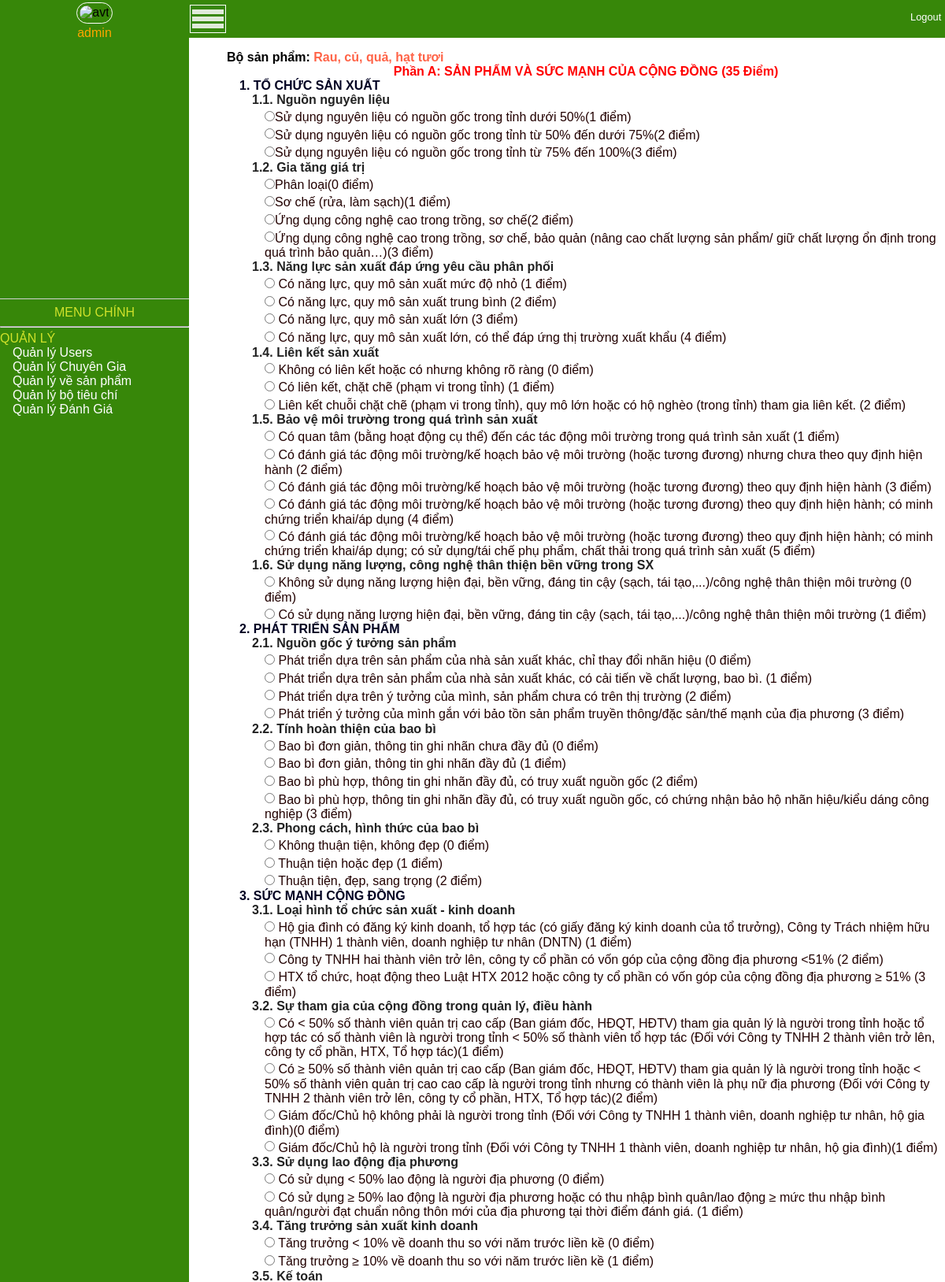
The app's page /index.php?url=Admin/ChiTietTieuChi/1 (signed in, upper part) with its own data.
### tables this page shows
CREATE TABLE `tb_bo_tieu_chi` (
  `id` int NOT NULL,
  `id_phan` int NOT NULL,
  `phan` text NOT NULL,
  `id_nhom_tc` int NOT NULL,
  `nhom_tc` text NOT NULL,
  `id_tieu_chi` int NOT NULL,
  `tieu_chi` text NOT NULL,
  `id_lua_chon` int NOT NULL,
  `lua_chon` text NOT NULL,
  `diem` int NOT NULL,
  `time` timestamp NULL DEFAULT CURRENT_TIMESTAMP
);

### mvc/controller/BoTieuChiController.php (called while the page is built, shortened)
<?php
    class BoTieuChi extends Controller{
        function DanhGia($id){
            $model = $this->model('PhieuDanhGia');
            $object = $model->get($id);
            $name = $model->getName($id);
            $this->view("Admin/Home",["data" => $object, "name"=>$name,'view'=>"BoTieuChi/PhieuDanhGia"]);
        }
    }

### mvc/controller/AdminController.php (called while the page is built, shortened)
<?php
    class Admin extends Controller
    {
        function ChiTietTieuChi($id)
        {
            include "./mvc/controller/BoTieuChiController.php";
            $pr = new BoTieuChi();
            $pr->DanhGia($id);
        }
    }

### mvc/core/app.php (called while the page is built, shortened)
<?php
    class App{
        var $action;
        var $params=[];
        private $defaultController = "Home";
        private $defaultAction = "Welcome";
        function __construct(){
            $url = $this->getProcess();
            $temp = array_shift($url);
            if(file_exists('./mvc/controller/'.$temp.'Controller.php')){
                 $this->controller= $temp;
                 $temp = array_shift($url);
                 if(method_exists($this->controller,$temp)){
                    $this->action = $temp;
                    $this->params = array_values($url);
                 }
                 else{
                     $this->action = $this->defaultAction;
                 }
            }else{
                 $this->controller = $this->defaultController;
                 $this->action=$this->defaultAction;
                 require_once './mvc/controller/'.$this->controller.'Controller.php';
            }
            $obj = new $this->controller;
            call_user_func_array([$obj,$this->action],$this->params);
        }
        function getProcess(){
            $url = explode('/',filter_var(trim($_GET['url'])));
            return $url;
        }
    }

### index.php (called while the page is built, shortened)
<?php
    $app = new App();
?>

### mvc/core/DataBaseHandler.php (called while the page is built, shortened)
<?php
    class DB{
        var $host;
        var $user;
        var $pass;
        var $dbName;
        var $conn;
        function __construct(){
            $this->dbName = Config::$dbName;
            $this->host = Config::$dbHost;
            $this->user = Config::$dbUser;
            $this->pass = Config::$dbPass;
            $this->conn = null;
        }
        function getConnection(){
            if($this->conn == null){
                $this->conn = new mysqli($this->host,$this->user,$this->pass, $this->dbName);
                $this->conn->set_charset("UTF8");
            }
            return $this->conn;
        }
        function executeQuery($sql){
            $result = null;
            if($this->conn){
                $result = $this->conn->query($sql);
            }
            return $result;
        }
    }

### mvc/models/PhieuDanhGia.php (called while the page is built, shortened)
<?php
    class PhieuDanhGia extends DB{
        function get($id){
            $sql = "select distinct id_phan, phan from tb_bo_tieu_chi where id='$id'";
            $parts = $this->executeQuery($sql);
            $result=[];
            foreach($parts as $part){
                $partRow = [
                    "id"=>$part["id_phan"],
                    "content" =>$part["phan"]
                ];
                $sql = "select distinct id_nhom_tc,nhom_tc from tb_bo_tieu_chi where id = '$id' and id_phan = '".$partRow['id']."' ";
                $groups = $this->executeQuery($sql);
                $groupSet=[];
                foreach($groups as $group){
                    $groupRow = [
                        'id' =>$group["id_nhom_tc"],
                        'content' => $group["nhom_tc"]
                    ];
                    $sql = "select distinct id_tieu_chi,tieu_chi from tb_bo_tieu_chi where id = '$id' and id_phan = '".$partRow['id']."' and id_nhom_tc = '".$groupRow['id']."'";
                    $cacTieuChi = $this->executeQuery($sql);
                    $tieuChiSet=[];
                    foreach($cacTieuChi as $tieuChi){
                        $tieuChiRow=[
                            'id' => $tieuChi['id_tieu_chi'],
                            'content' => $tieuChi['tieu_chi']
                        ];
                        $sql = "select id_lua_chon, lua_chon, diem from tb_bo_tieu_chi where id = '$id'
                            and id_phan = '".$partRow['id']."' and id_nhom_tc = '".$groupRow['id']."'
                            and id_tieu_chi = '".$tieuChiRow['id']."'
                            ";
                        $choices = $this->executeQuery($sql);
                        $choiceSet=[];
                        foreach($choices as $choice){
                            $choiceRow = [
                                'id' => $choice['id_lua_chon'],
                                'content' => $choice['lua_chon'],
                                'score' => $choice['diem']
                            ];
                            $choiceSet[]=$choiceRow;
                        }
                        $tieuChiRow['choices'] =$choiceSet;
                        $tieuChiSet[]=$tieuChiRow;
                    }
                    $groupRow["children"] = $tieuChiSet;
                    $groupSet[] = $groupRow;
                }
                $partRow["children"] = $groupSet;
                $result[] = $partRow;
            }
            return $result;
        }
    }

### mvc/views/BoTieuChi/PhieuDanhGia.php (the view, shortened to what this page needs)
<div class="article">
<h3>Bộ sản phẩm: <span id="name"><?php echo $params['name']?></span></h3>
<form id="form" action="" method="post">
    <?php
        $phieu = $params['data'];
        foreach($phieu as $phan){
            echo '<h2>'.$phan['content'].'</h2>';
            $nhomTC = $phan['children'];
            foreach($nhomTC as $nhom){
                echo '<h4>'.$nhom['content'].'</h4>';
                $cacTC = $nhom['children'];
                foreach($cacTC as $tc){
                    echo "<h5>".$tc['content']."</h5>";
                    $choices = $tc['choices'];
                    foreach($choices as $choice){
                        echo '<div>';
                        echo '<input type="radio" name="tieuchi['.$phan['id'].']['.$nhom['id'].']['.$tc['id'].']" value = "'.$choice['id'].'-'.$choice['score'].'"';
                        echo 'id="">';
                        echo '<span>'.$choice['content'].'('.$choice['score'].' điểm)</span>';
                        echo '</div>';
                    }
                }
            }
        }
    ?>
</form>
</div>

### themes/admin/css/style.css (style rules this page uses)
* { margin: 0; padding: 0; font-size: 16px; font-family: sans-serif; box-sizing: border-box; }
body, html { width: 100%; min-height: 100%; }

### mvc/views/BoTieuChi/PhieuDanhGia.php (style rules this page uses)
.article { margin-top: 1rem; }
.content h2 { text-align:center; }
.content h4 { margin-left: 1rem; }
.content h5 { margin-left: 2rem; }
.content div { margin-left: 3rem; }
.content #name { color: tomato; }
.content form input { margin: 0.3rem 0; }
.content form span { color: #220000; }
.content form h5 { color: #222222; }
.content form h4 { color: #000022; }
.content form h2 { color: red; }

### records on screen
tb_bo_tieu_chi: lua_chon "Sử dụng nguyên liệu có nguồn gốc trong tỉnh dưới 50%", score "1"
tb_bo_tieu_chi: lua_chon "Sử dụng nguyên liệu có nguồn gốc trong tỉnh từ 50% đến dưới 75%", score "2"
tb_bo_tieu_chi: lua_chon "Sử dụng nguyên liệu có nguồn gốc trong tỉnh từ 75% đến 100%", score "3"
tb_bo_tieu_chi: lua_chon "Phân loại", diem "0"
tb_bo_tieu_chi: lua_chon "Sơ chế (rửa, làm sạch)", diem "1"
tb_bo_tieu_chi: lua_chon "Ứng dụng công nghệ cao trong trồng, sơ chế", diem "2"
tb_bo_tieu_chi: lua_chon "Có năng lực, quy mô sản xuất mức độ nhỏ", score "1"
tb_bo_tieu_chi: lua_chon "Có năng lực, quy mô sản xuất trung bình", score "2"
tb_bo_tieu_chi: lua_chon "Có năng lực, quy mô sản xuất lớn", score "3"
tb_bo_tieu_chi: lua_chon "Có năng lực, quy mô sản xuất lớn, có thể đáp ứng thị trường xuất khẩu", score "4"
tb_bo_tieu_chi: lua_chon "Không có liên kết hoặc có nhưng không rõ ràng", diem "0"
tb_bo_tieu_chi: lua_chon "Có liên kết, chặt chẽ (phạm vi trong tỉnh)", diem "1"
tb_bo_tieu_chi: lua_chon "Liên kết chuỗi chặt chẽ (phạm vi trong tỉnh), quy mô lớn hoặc có hộ nghèo (trong tỉnh) tham gia liên kết.", diem "2"
tb_bo_tieu_chi: lua_chon "Có quan tâm (bằng hoạt động cụ thể) đến các tác động môi trường trong quá trình sản xuất", score "1"
tb_bo_tieu_chi: lua_chon "Có đánh giá tác động môi trường/kế hoạch bảo vệ môi trường (hoặc tương đương) nhưng chưa theo quy định hiện hành", score "2"
tb_bo_tieu_chi: lua_chon "Có đánh giá tác động môi trường/kế hoạch bảo vệ môi trường (hoặc tương đương) theo quy định hiện hành", score "3"
tb_bo_tieu_chi: lua_chon "Không sử dụng năng lượng hiện đại, bền vững, đáng tin cậy (sạch, tái tạo,...)/công nghệ thân thiện môi trường", diem "0"
tb_bo_tieu_chi: lua_chon "Có sử dụng năng lượng hiện đại, bền vững, đáng tin cậy (sạch, tái tạo,...)/công nghệ thân thiện môi trường", diem "1"
tb_bo_tieu_chi: lua_chon "Phát triển dựa trên sản phẩm của nhà sản xuất khác, chỉ thay đổi nhãn hiệu", diem "0"
tb_bo_tieu_chi: lua_chon "Phát triển dựa trên sản phẩm của nhà sản xuất khác, có cải tiến về chất lượng, bao bì.", diem "1"
tb_bo_tieu_chi: lua_chon "Phát triển dựa trên ý tưởng của mình, sản phẩm chưa có trên thị trường", diem "2"
tb_bo_tieu_chi: lua_chon "Phát triển ý tưởng của mình gắn với bảo tồn sản phẩm truyền thông/đặc sản/thế mạnh của địa phương", diem "3"
tb_bo_tieu_chi: lua_chon "Bao bì đơn giản, thông tin ghi nhãn chưa đầy đủ", diem "0"
tb_bo_tieu_chi: lua_chon "Bao bì đơn giản, thông tin ghi nhãn đầy đủ", diem "1"
tb_bo_tieu_chi: lua_chon "Bao bì phù hợp, thông tin ghi nhãn đầy đủ, có truy xuất nguồn gốc", diem "2"
tb_bo_tieu_chi: lua_chon "Bao bì phù hợp, thông tin ghi nhãn đầy đủ, có truy xuất nguồn gốc, có chứng nhận bảo hộ nhãn hiệu/kiểu dáng công nghiệp", diem "3"
tb_bo_tieu_chi: lua_chon "Không thuận tiện, không đẹp", diem "0"
tb_bo_tieu_chi: lua_chon "Thuận tiện hoặc đẹp", diem "1"
tb_bo_tieu_chi: lua_chon "Thuận tiện, đẹp, sang trọng", diem "2"
tb_bo_tieu_chi: lua_chon "Công ty TNHH hai thành viên trở lên, công ty cổ phần có vốn góp của cộng đồng địa phương <51%", score "2"
tb_bo_tieu_chi: lua_chon "HTX tổ chức, hoạt động theo Luật HTX 2012 hoặc công ty cổ phần có vốn góp của cộng đồng địa phương ≥ 51%", score "3"
tb_bo_tieu_chi: lua_chon "Giám đốc/Chủ hộ không phải là người trong tỉnh (Đối với Công ty TNHH 1 thành viên, doanh nghiệp tư nhân, hộ gia đình)", diem "0"
tb_bo_tieu_chi: lua_chon "Giám đốc/Chủ hộ là người trong tỉnh (Đối với Công ty TNHH 1 thành viên, doanh nghiệp tư nhân, hộ gia đình)", diem "1"
tb_bo_tieu_chi: lua_chon "Có sử dụng < 50% lao động là người địa phương", diem "0"
tb_bo_tieu_chi: lua_chon "Tăng trưởng < 10% về doanh thu so với năm trước liền kề", diem "0"
tb_bo_tieu_chi: lua_chon "Tăng trưởng ≥ 10% về doanh thu so với năm trước liền kề", diem "1"

### other values on screen
$_SESSION['user']['username'] "admin"
$params['name'] "Rau, củ, quả, hạt tươi"
$phan['content'] "Phần A: SẢN PHẨM VÀ SỨC MẠNH CỦA CỘNG ĐỒNG (35 Điểm)"
$nhom['content'] "1. TỔ CHỨC SẢN XUẤT"
$tc['content'] "1.1. Nguồn nguyên liệu"
$tc['content'] "1.2. Gia tăng giá trị"
$choice['content'] "Ứng dụng công nghệ cao trong trồng, sơ chế, bảo quản (nâng cao chất lượng sản phẩm/ giữ chất lượng ổn định trong quá trình bảo quản…)"
$choice['score'] "3"
$tc['content'] "1.3. Năng lực sản xuất đáp ứng yêu cầu phân phối"
$tc['content'] "1.4. Liên kết sản xuất"
$tc['content'] "1.5. Bảo vệ môi trường trong quá trình sản xuất"
$choice['content'] "Có đánh giá tác động môi trường/kế hoạch bảo vệ môi trường (hoặc tương đương) theo quy định hiện hành; có minh chứng triển khai/áp dụng"
$choice['score'] "4"
$choice['content'] "Có đánh giá tác động môi trường/kế hoạch bảo vệ môi trường (hoặc tương đương) theo quy định hiện hành; có minh chứng triển khai/áp dụng; có sử dụng/tái chế phụ phẩm, chất thải trong quá trình sản xuất"
$choice['score'] "5"
